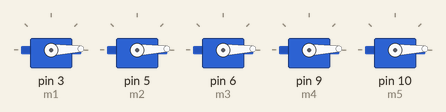
This sketch was run on a simulated Arduino Uno, built with avr-gcc and run on an emulated ATmega328P. Parts: 5 × servo.

Above: at 0.05 s.
At 0.6 s:
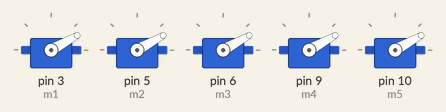
At 0.95 s:
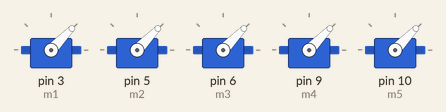
At 1.7 s:
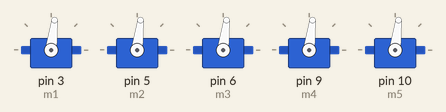
At 2.5 s:
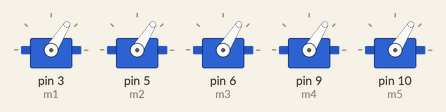
At 3.35 s:
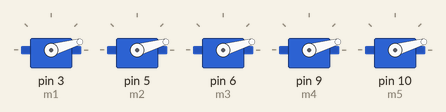
Timing chart, 0 to 8.4 s (numbered marks = the images above):
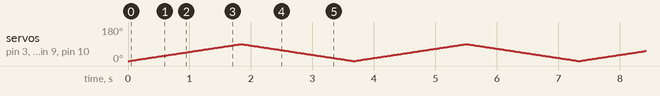

The sketch:

ServoMotor.ino
```cpp
#include <Servo.h>
Servo m1;
Servo m2;
Servo m3;
Servo m4;
Servo m5;
int i=0;
void setup() {
  m1.attach(3);
  m2.attach(5);
  m3.attach(6);
  m4.attach(9);
  m5.attach(10);}
void loop() {
  for (int i = 0; i < 90; i++) {
    m1.write(i);
    m2.write(i);
    m3.write(i);
    m4.write(i);
    m5.write(i);
    delay(20);}
  for (i =90; i > 0; i--) {
    m1.write(i);
    m2.write(i);
   m3.write(i);
    m4.write(i);
    m5.write(i);
    delay(20) ; }}
```
